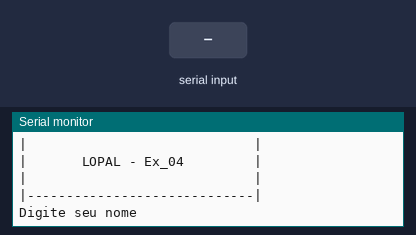
The sketch below on a simulated Arduino Uno, built with avr-gcc and run on an emulated ATmega328P. Shown: the last lines printed to the serial monitor. Inputs (shaded band) come from the test bench.

Above: at 1.2 s.
1.3 s: "90,45\n" received over Serial
At 3.3 s:
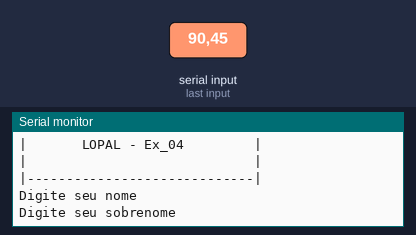
3.8 s: "30,150\n" received over Serial
At 5.2 s:
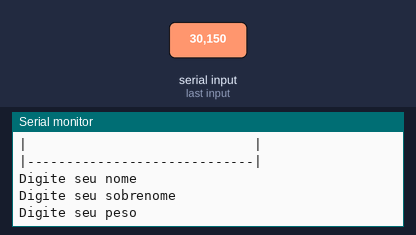
6.3 s: "5\n" received over Serial
At 8.1 s:
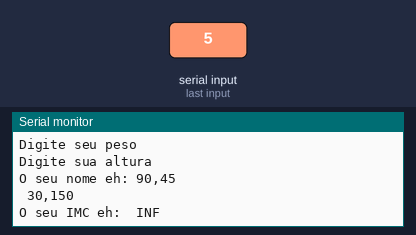

Measured:
- after the input at 1.3 s, the serial monitor: prints a new line after 1.0 s (image 1)
- after the input at 3.8 s, the serial monitor: prints a new line after 1.0 s (image 2)
- after the input at 6.3 s, the serial monitor: prints a new line at once (image 3)

The sketch:

lopal_ex041__3_.ino
```cpp
// C++ code
//
void setup()
{
 Serial.begin (9600);
}
//inicialização das variáveis


float peso   	 = 0;
float Altura     = 0;
float IMC        = 0;
String nome = "nome";
String sobrenome = "sobrenome";

void loop()
{

  Serial.println("|-----------------------------|");
  Serial.println("|                             |");
  Serial.println("|       LOPAL - Ex_04         |");
  Serial.println("|                             |");
  Serial.println("|-----------------------------|");
  Serial.println();
  Serial.println();


Serial.println("Digite seu nome");
while (! Serial.available() );
nome = Serial.readString();

Serial.println("Digite seu sobrenome");
while (! Serial.available() );
sobrenome = Serial.readString();

Serial.println("Digite seu peso");
while (! Serial.available() );
peso = Serial.parseFloat();

Serial.println("Digite sua altura");
while (! Serial.available() );
Altura = Serial.parseFloat();

  IMC = (peso) / ( Altura * Altura );


  Serial.println ("O seu nome eh: " + nome + " " + sobrenome );
  Serial.println ("O seu IMC eh: " + String(IMC) );

  Serial.println();
  Serial.println();

  delay (20000);
}
```
